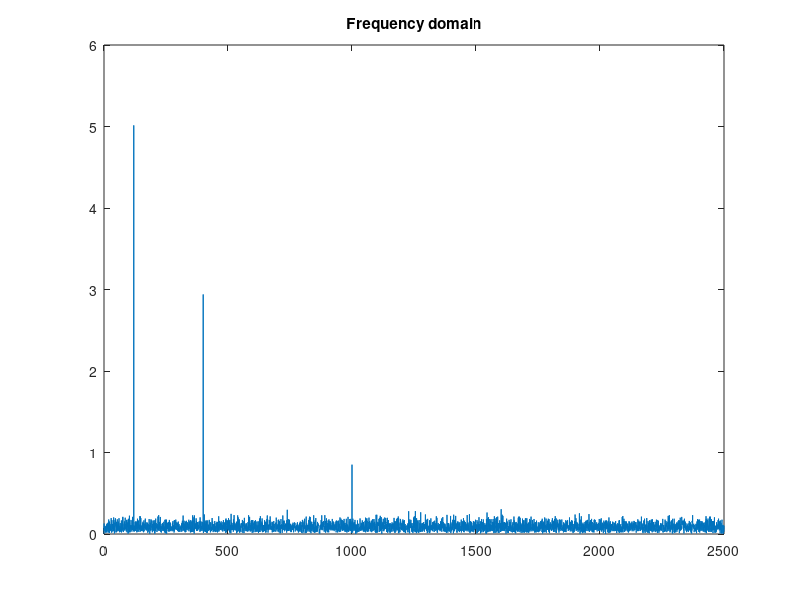
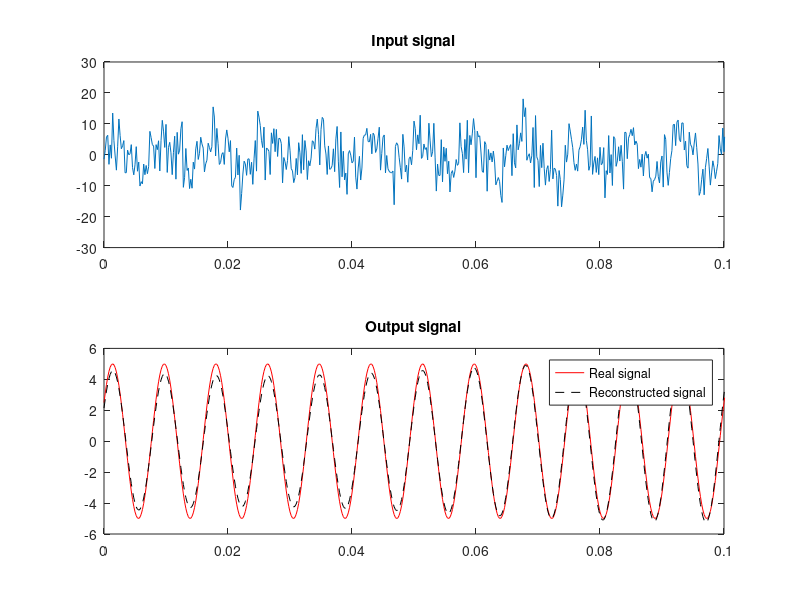

These figures' MATLAB source, in order:
clc; clearvars; close all;

fs = 5000; 
T = 2;
t = 0:1/fs:T-(1/fs);

% making the signals 

sig = 5*sin(2*pi*120*t + pi/6);
noise = 3*cos(2*pi*400*t) + sin(2*pi*1000*t-pi/3);
gausianNoise = 5*randn(size(t));
signal = sig+noise+gausianNoise;

% doing fft and plotting the frequency spectrum 

f = fft(signal);
N = length(f);
% normalizing 
m = abs(f/N);
% taking the real part of fourier
m = m(1:floor(N/2+1));
% scalling
m(2:end-1) = 2*m(2:end-1);
% making frequency scale 
f1 = fs*(0:(N/2))/N;

% visualizing the frequency domain
figure;
plot(f1, m)
title("Frequency domain");

% filtering and constructing the real signal 
frequencyMap = (0:N-1)*fs/N;
mask = (frequencyMap >= 110 & frequencyMap <= 130) | (frequencyMap <= (fs-110) & frequencyMap >= (fs-130));
f = f.*mask;
reconstructedSignal = real(ifft(f));

% final demonstration
figure;
subplot(2,1,1);
plot(t, signal, LineWidth=2);
xlim([0 0.1]);
title("Input signal");
subplot(2,1,2);
plot(t, sig,"r-", t, reconstructedSignal,"k--", LineWidth=2);
xlim([0 0.1]);
title("Output signal");
legend("Real signal", "Reconstructed signal");
